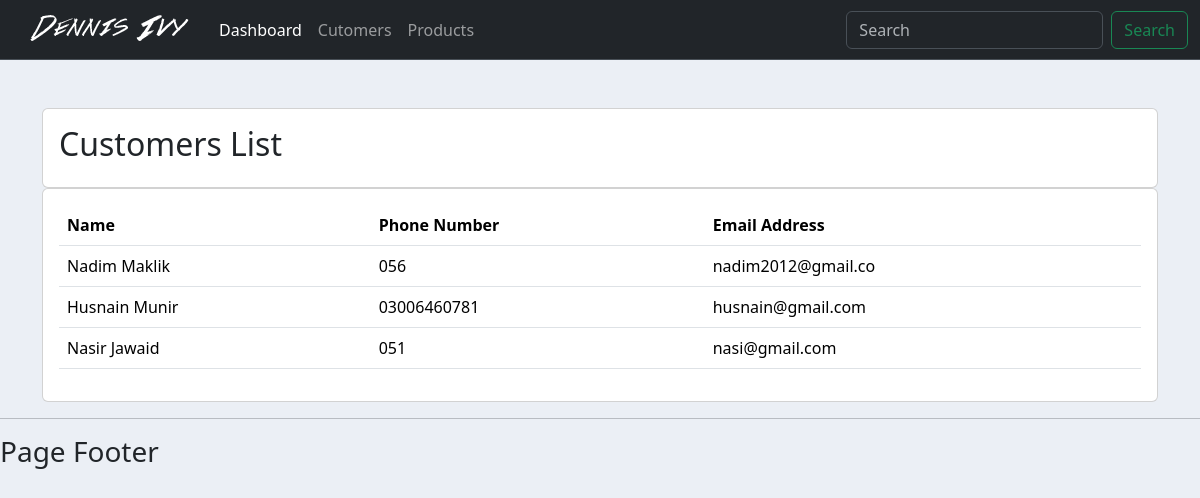
The app's page /customers/, older data.
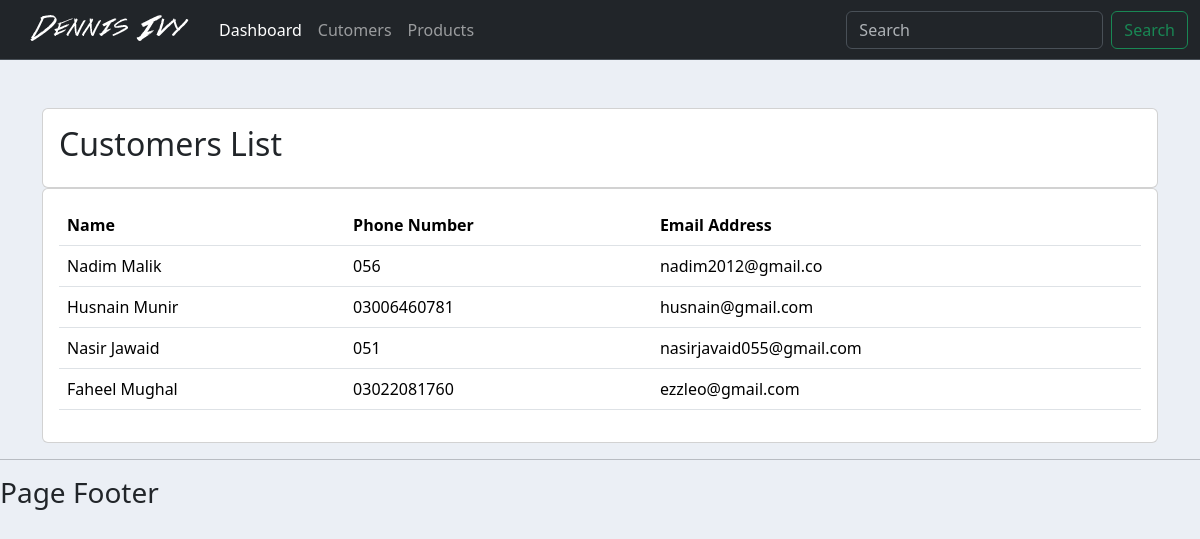
The same page, newer data.
### accounts/models.py (models this page shows, shortened)
class Customer(models.Model):
	name = models.CharField(max_length=200, null=True)
	phone = models.CharField(max_length=18, null=True)
	email = models.EmailField(max_length=50, null=True)
	date_created = models.DateField(auto_now_add=True, null=True)

### accounts/views.py (the view)
# urls.py: path('customers/',views.customer_list, name='customer_list'),
def customer_list(request):
    customers = Customer.objects.all()
    return render(request, 'accounts/customer_list.html',{'customers':customers})

### templates/accounts/customer_list.html
{% extends "base.html" %}
{% block content %}
<div class='container mt-5'>
    <div class="row">
        <div class="col-md">
            <div class="card card-body">
                <h2>Customers List</h2>
            </div>
            <div class="card card-body">
                <table class="table">
                    <tr>
                        <th>Name</th>
                        <th>Phone Number</th>
                        <th>Email Address</th>
                    </tr>
                    {% for customer in customers %}
                        <tr>
                            <td>{{customer.name}}</td>
                            <td>{{customer.phone}}</td>
                            <td>{{customer.email}}</td>
                        </tr>
                    {% endfor %}
                </table>
            </div>
        </div>
    </div>
</div>
{% endblock content %}

Row changes from the older to the newer data that the page shows:
changed Customer "nadim2012@gmail.co": name "Nadim Maklik" → "Nadim Malik"
changed Customer "Nasir Jawaid": email "nasi@gmail.com" → "nasirjavaid055@gmail.com"
added Customer: name "Faheel Mughal", phone "03022081760", email "ezzleo@gmail.com"
